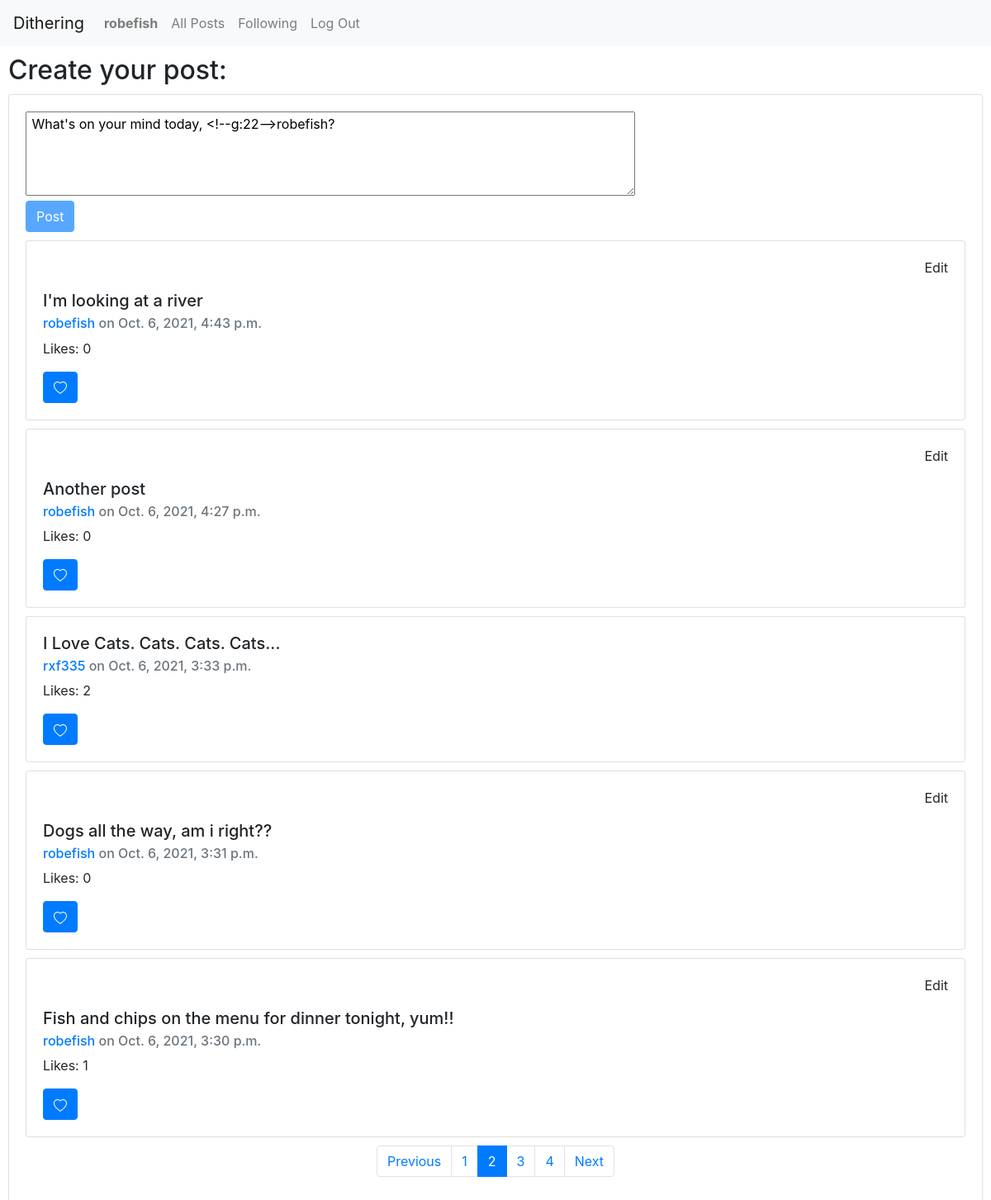
/?page=2 (signed in), run on the app's committed database.
### network/models.py (models this page shows, shortened)
class User(AbstractUser):
    pass

class Posts (models.Model):
    user = models.ForeignKey(User, on_delete=models.CASCADE, related_name="user")
    post = models.CharField(max_length=1000, blank = False, null = False)
    datetime = models.DateTimeField(default=timezone.now)
    likes = models.ManyToManyField(User, related_name="likes", blank = True, null = True)
    likecount = models.CharField(default=0, max_length=1000, blank = False, null = False)
    class Meta:
        ordering = ['datetime']

### network/views.py (the view)
# urls.py: path("", views.all_posts, name="index"),
def all_posts(request):
    allposts = Posts.objects.filter().order_by('datetime').reverse()
    posts = getpagination (request, allposts)[0]
    pagination = getpagination (request, allposts)[1]
    return render(request, "network/index.html", {
        "PostForm" : PostForm,
        "posts" : posts,
        "pagination" : pagination,
    })

### network/views.py (called while the page is built)
def getpagination (request, data):
    resultsperpage = 5
    pagination = []
    for i in Paginator(data,resultsperpage).page_range:
        pagination.append(i)
        try:
            page_number = request.GET.get('page')
            posts = Paginator(data, resultsperpage).page(page_number)
        except:
            posts = Paginator(data, resultsperpage).page(1)
    return [posts, pagination]

### network/templates/network/index.html (shortened to what this page needs)
{% extends "network/layout.html" %}
{% block body %}
{% if user.is_authenticated %}
<h2 style="margin-left:10px; margin-top:10px">Create your post:</h2>
  <div class="card" style="margin:10px">
    <div class="card-body">
        <form action="{% url 'create_post' %}" method="post">
            {{PostForm}}
            <input type="submit" id="id_EntryButton" class="btn btn-primary" value="Post" style="display:block; clear:both;">
            </form>
    {% else %}
    <div class="card" style="margin:10px">
        <div class="card-body"></div>
            <h2 style="margin-left:10px; margin-bottom:30px;"><a href="{% url 'login' %}">Log In</a> to join the conversation! </h2>
        </div>
    </div>
 {% endif %}
 <div class="flex-container">
    {% for post in posts %}
    <div class="card" style="margin-top:10px; margin-bottom:10px">
        <div class="card-body">
        {% if post.user.id == user.id %}
            <p class="card-text" data-post="{{post.id}}" id="edit-{{post.id}}"style="text-align:right;">Edit</p>
        {% endif %}
          <h5 class="card-title" data-postbody="{{post.id}}" id="postbody-{{post.id}}">{{post.post }}</h5>
          <h6 class="card-subtitle mb-2 text-muted"><a href="{% url 'profile' post.user %}">{{post.user}}</a> on <span id="postdate-{{post.id}}">{{post.datetime}}</span></h6>
          <p class="card-text">Likes: <span id="likecount-{{post.id}}">{{post.likecount}}<span></p>
        {% if user.is_authenticated %}
            <button type="button" data-post="{{post.id}}" id="likebutton-{{post.id}}" data-status="{{post.likestatus}}"  class="btn btn-primary">
                  <svg xmlns="http://www.w3.org/2000/svg" width="16" height="16" fill="currentColor" class="bi bi-heart" id="heartunlike-{{post.id}}" viewBox="0 0 16 16">
                    <path d="m8 2.748-.717-.737C5.6.281 2.514.878 1.4 3.053c-.523 1.023-.641 2.5.314 4.385.92 1.815 2.834 3.989 6.286 6.357 3.452-2.368 5.365-4.542 6.286-6.357.955-1.886.838-3.362.314-4.385C13.486.878 10.4.28 8.717 2.01L8 2.748zM8 15C-7.333 4.868 3.279-3.04 7.824 1.143c.06.055.119.112.176.171a3.12 3.12 0 0 1 .176-.17C12.72-3.042 23.333 4.867 8 15z"/>
                  </svg>
            </button>
        {% endif %}
        </div>
      </div>
      {% empty %}
      <div class="card-body">
        <blockquote class="blockquote mb-0">
          <p>There are no posts. Be the first :)</p>
         </blockquote>
      </div>
      {% endfor %}
    </div>
 {% if posts.paginator.num_pages > 1 %}
     <nav aria-label="Posts pagination">
        <ul class="pagination justify-content-center">
            {% if posts.has_previous %}
                <li class="page-item">
                    <a class="page-link" href="?page={{posts.previous_page_number}}" tabindex="-1" aria-disabled="true">Previous</a>
                </li>
            {% else %}
                <li class="page-item disabled">
                    <a class="page-link" href="" tabindex="-1" aria-disabled="true">Previous</a>
                </li>
            {% endif %}
          {% for page in pagination %}
            {% if posts.number == page %}
                <li class="page-item active">
                    <a class="page-link" href="#">{{page}} <span class="sr-only">(current)</span></a>
                  </li>
                {% else %}
                <li class="page-item"><a class="page-link" href="?page={{page}}">{{page}}</a></li>
            {% endif %}
          {% endfor %}
          {% if posts.has_next %}
                <li class="page-item">
                    <a class="page-link" href="?page={{posts.next_page_number}}" tabindex="-1" aria-disabled="true">Next</a>
                </li>
            {% else %}
                <li class="page-item disabled">
                    <a class="page-link" href="" tabindex="-1" aria-disabled="true">Next</a>
                </li>
            {% endif %}
        </ul>
      </nav>
 {% endif %}
{% endblock %}

### network/templates/network/layout.html (shortened to what this page needs)
{% load static %}
<!DOCTYPE html>
<html lang="en">
    <head>
        <link rel="stylesheet" href="https://stackpath.bootstrapcdn.com/bootstrap/4.4.1/css/bootstrap.min.css">
        <link href="{% static 'network/styles.css' %}" rel="stylesheet">
    </head>
    <body>
        <nav class="navbar navbar-expand-lg navbar-light bg-light">
            <a class="navbar-brand" href="#">Dithering</a>
            <div>
              <ul class="navbar-nav mr-auto">
                {% if user.is_authenticated %}
                    <li class="nav-item">
                        <a class="nav-link" href="/profile/{{user.username}}"><strong id="user-name">{{ user.username }}</strong></a>
                    </li>
                {% endif %}
                <li class="nav-item">
                  <a class="nav-link" href="{% url 'allposts' %}">All Posts</a>
                </li>
                {% if user.is_authenticated %}
                    <li class="nav-item">
                        <a class="nav-link" href="{% url 'following' %}">Following</a>
                    </li>
                    <li class="nav-item">
                        <a class="nav-link" href="{% url 'logout' %}">Log Out</a>
                    </li>
                {% endif %}
              </ul>
            </div>
          </nav>
        <div class="body">
            {% block body %}
            {% endblock %}
        </div>
    </body>
</html>

### network/static/network/styles.css (style rules this page uses)
[id^=likebutton] > svg { animation-name: fade; animation-duration: 2s; animation-fill-mode: forwards; }

### data on the page
User: username "robefish"
Posts: post "I'm looking at a river", user "robefish", datetime "Oct. 6, 2021, 4:43 p.m.", likecount "0"
Posts: post "Another post", user "robefish", datetime "Oct. 6, 2021, 4:27 p.m.", likecount "0"
Posts: post "I Love Cats. Cats. Cats. Cats...", user "rxf335", datetime "Oct. 6, 2021, 3:33 p.m.", likecount "2"
Posts: post "Dogs all the way, am i right??", user "robefish", datetime "Oct. 6, 2021, 3:31 p.m.", likecount "0"
Posts: post "Fish and chips on the menu for dinner tonight, yum!!", user "robefish", datetime "Oct. 6, 2021, 3:30 p.m.", likecount "1", {{ post.id }} 16 (drawn)

### other printed values
{{ page }} "1" "3" "4"
{{ page }} "2"
